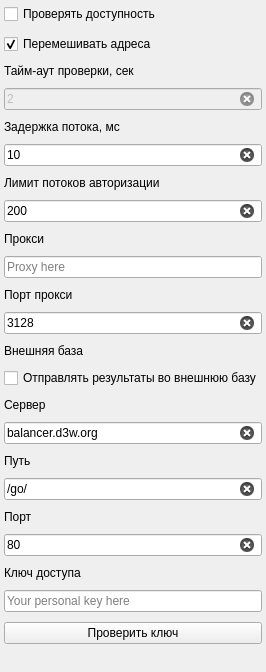
                   <widget class="QWidget" name="optionsContent">
                    <layout class="QVBoxLayout" name="optionsContentLayout">
                     <property name="leftMargin">
                      <number>4</number>
                     </property>
                     <property name="topMargin">
                      <number>4</number>
                     </property>
                     <property name="rightMargin">
                      <number>4</number>
                     </property>
                     <property name="bottomMargin">
                      <number>4</number>
                     </property>
                     <property name="spacing">
                      <number>10</number>
                     </property>
                     <item>
                      <widget class="QCheckBox" name="pingingOnOff">
                       <property name="whatsThis">
                        <string>Ping hosts before connection attempts.</string>
                       </property>
                       <property name="shortcut">
                        <string>Ctrl+S</string>
                       </property>
                       <property name="checked">
                        <bool>false</bool>
                       </property>
                       <property name="text">
                        <string>Проверять доступность</string>
                       </property>
                      </widget>
                     </item>
                     <item>
                      <widget class="QCheckBox" name="shuffle_onoff">
                       <property name="whatsThis">
                        <string>Shuffle ip-ranges before scan.</string>
                       </property>
                       <property name="shortcut">
                        <string>Ctrl+S</string>
                       </property>
                       <property name="checked">
                        <bool>true</bool>
                       </property>
                       <property name="text">
                        <string>Перемешивать адреса</string>
                       </property>
                      </widget>
                     </item>
                     <item>
                      <widget class="QLabel" name="PingTOCaption">
                       <property name="text">
                        <string>Тайм-аут проверки, сек</string>
                       </property>
                       <property name="role" stdset="0">
                        <string notr="true">muted</string>
                       </property>
                      </widget>
                     </item>
                     <item>
                      <widget class="QLineEdit" name="PingTO">
                       <property name="enabled">
                        <bool>false</bool>
                       </property>
                       <property name="text">
                        <string>2</string>
                       </property>
                       <property name="maxLength">
                        <number>5</number>
                       </property>
                       <property name="placeholderText">
                        <string>100</string>
                       </property>
                       <property name="clearButtonEnabled">
                        <bool>true</bool>
                       </property>
                      </widget>
                     </item>
                     <item>
                      <widget class="QLabel" name="threadDelayBoxCaption">
                       <property name="text">
                        <string>Задержка потока, мс</string>
                       </property>
                       <property name="role" stdset="0">
                        <string notr="true">muted</string>
                       </property>
                      </widget>
                     </item>
                     <item>
                      <widget class="QLineEdit" name="threadDelayBox">
                       <property name="enabled">
                        <bool>true</bool>
                       </property>
                       <property name="text">
                        <string>10</string>
                       </property>
                       <property name="maxLength">
                        <number>5</number>
                       </property>
                       <property name="placeholderText">
                        <string>100</string>
                       </property>
                       <property name="clearButtonEnabled">
                        <bool>true</bool>
                       </property>
                      </widget>
                     </item>
                     <item>
                      <widget class="QLabel" name="maxBrutingThrBoxCaption">
                       <property name="text">
                        <string>Лимит потоков авторизации</string>
                       </property>
                       <property name="role" stdset="0">
                        <string notr="true">muted</string>
                       </property>
                      </widget>
                     </item>
                     <item>
                      <widget class="QLineEdit" name="maxBrutingThrBox">
                       <property name="enabled">
                        <bool>true</bool>
                       </property>
                       <property name="text">
                        <string>200</string>
                       </property>
                       <property name="maxLength">
                        <number>3</number>
                       </property>
                       <property name="placeholderText">
                        <string>100</string>
                       </property>
                       <property name="clearButtonEnabled">
                        <bool>true</bool>
                       </property>
                      </widget>
                     </item>
                     <item>
                      <widget class="QLabel" name="systemProxyIPCaption">
                       <property name="text">
                        <string>Прокси</string>
                       </property>
                       <property name="role" stdset="0">
                        <string notr="true">muted</string>
                       </property>
                      </widget>
                     </item>
                     <item>
                      <widget class="QLineEdit" name="systemProxyIP">
                       <property name="toolTip">
                        <string />
                       </property>
                       <property name="text">
                        <string />
                       </property>
                       <property name="maxLength">
                        <number>32</number>
                       </property>
                       <property name="placeholderText">
                        <string>Proxy here</string>
                       </property>
                       <property name="clearButtonEnabled">
                        <bool>true</bool>
                       </property>
                      </widget>
                     </item>
                     <item>
                      <widget class="QLabel" name="systemProxyPortCaption">
                       <property name="text">
                        <string>Порт прокси</string>
                       </property>
                       <property name="role" stdset="0">
                        <string notr="true">muted</string>
                       </property>
                      </widget>
                     </item>
                     <item>
                      <widget class="QLineEdit" name="systemProxyPort">
                       <property name="text">
                        <string>3128</string>
                       </property>
                       <property name="maxLength">
                        <number>5</number>
                       </property>
                       <property name="placeholderText">
                        <string>Balancer port here</string>
                       </property>
                       <property name="clearButtonEnabled">
                        <bool>true</bool>
                       </property>
                      </widget>
                     </item>
                     <item>
                      <widget class="QLabel" name="trackerHeading">
                       <property name="text">
                        <string>Внешняя база</string>
                       </property>
                       <property name="role" stdset="0">
                        <string notr="true">eyebrow</string>
                       </property>
                      </widget>
                     </item>
                     <item>
                      <widget class="QCheckBox" name="trackerOnOff">
                       <property name="whatsThis">
                        <string>d3w.org database (NDB) collects all found sites for structuring and further analysis.</string>
                       </property>
                       <property name="checked">
                        <bool>false</bool>
                       </property>
                       <property name="text">
                        <string>Отправлять результаты во внешнюю базу</string>
                       </property>
                      </widget>
                     </item>
                     <item>
                      <widget class="QLabel" name="lineTrackerSrvCaption">
                       <property name="text">
                        <string>Сервер</string>
                       </property>
                       <property name="role" stdset="0">
                        <string notr="true">muted</string>
                       </property>
                      </widget>
                     </item>
                     <item>
                      <widget class="QLineEdit" name="lineTrackerSrv">
                       <property name="text">
                        <string>balancer.d3w.org</string>
                       </property>
                       <property name="maxLength">
                        <number>256</number>
                       </property>
                       <property name="placeholderText">
                        <string>Balancer url</string>
                       </property>
                       <property name="clearButtonEnabled">
                        <bool>true</bool>
                       </property>
                      </widget>
                     </item>
                     <item>
                      <widget class="QLabel" name="lineTrackerScrCaption">
                       <property name="text">
                        <string>Путь</string>
                       </property>
                       <property name="role" stdset="0">
                        <string notr="true">muted</string>
                       </property>
                      </widget>
                     </item>
                     <item>
                      <widget class="QLineEdit" name="lineTrackerScr">
                       <property name="text">
                        <string>/go/</string>
                       </property>
                       <property name="maxLength">
                        <number>256</number>
                       </property>
                       <property name="placeholderText">
                        <string>Balancer script</string>
                       </property>
                       <property name="clearButtonEnabled">
                        <bool>true</bool>
                       </property>
                      </widget>
                     </item>
                     <item>
                      <widget class="QLabel" name="trcSrvPortLineCaption">
                       <property name="text">
                        <string>Порт</string>
                       </property>
                       <property name="role" stdset="0">
                        <string notr="true">muted</string>
                       </property>
                      </widget>
                     </item>
                     <item>
                      <widget class="QLineEdit" name="trcSrvPortLine">
                       <property name="text">
                        <string>80</string>
                       </property>
                       <property name="maxLength">
                        <number>5</number>
                       </property>
                       <property name="placeholderText">
                        <string>Balancer port here</string>
                       </property>
                       <property name="clearButtonEnabled">
                        <bool>true</bool>
                       </property>
                      </widget>
                     </item>
                     <item>
                      <widget class="QLabel" name="linePersKeyCaption">
                       <property name="text">
                        <string>Ключ доступа</string>
                       </property>
                       <property name="role" stdset="0">
                        <string notr="true">muted</string>
                       </property>
                      </widget>
                     </item>
                     <item>
                      <widget class="QLineEdit" name="linePersKey">
                       <property name="text">
                        <string />
                       </property>
                       <property name="maxLength">
                        <number>32</number>
                       </property>
                       <property name="placeholderText">
                        <string>Your personal key here</string>
                       </property>
                       <property name="clearButtonEnabled">
                        <bool>true</bool>
                       </property>
                       <property name="echoMode">
                        <enum>QLineEdit::Password</enum>
                       </property>
                      </widget>
                     </item>
                     <item>
                      <widget class="QPushButton" name="checkKeyBut">
                       <property name="text">
                        <string>Проверить ключ</string>
                       </property>
                      </widget>
                     </item>
                     <item>
                      <widget class="QLabel" name="NSTrackStatusLabel">
                       <property name="enabled">
                        <bool>true</bool>
                       </property>
                       <property name="text">
                        <string />
                       </property>
                      </widget>
                     </item>
                    </layout>
                   </widget>
